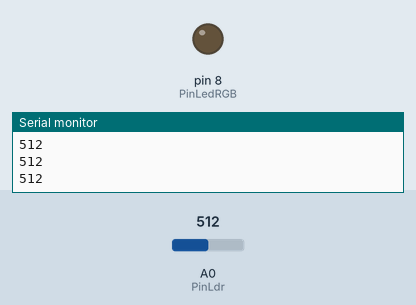
Bench run of a sketch on a simulated Arduino Uno, built with avr-gcc and run on an emulated ATmega328P. Parts: output pins drawn as LEDs (lit = HIGH), the last lines printed to the serial monitor. The inputs (shaded band) are chosen by the test bench; at power-on: A0 (PinLdr) = 512.

Above: at 1.2 s.
1.3 s: A0 (PinLdr) set to 891
2.8 s: A0 (PinLdr) set to 910
At 3.1 s:
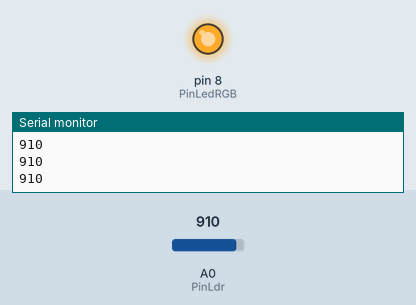
4.3 s: A0 (PinLdr) set to 890
At 5.4 s:
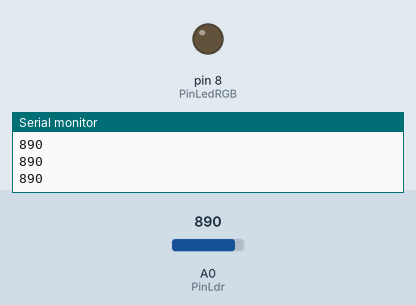
5.8 s: A0 (PinLdr) set to 900
At 6.6 s:
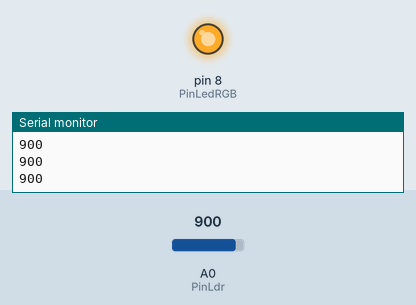
Timing chart, 0 to 8.3 s (numbered marks = the images above; inputs shaded):
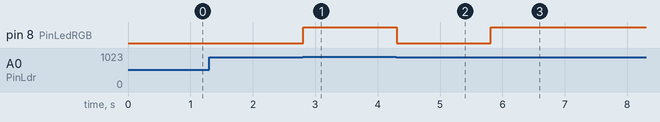

Measured:
- the behaviour switches between 899 and 900 on A0 (PinLdr) (found by bisection; images 0 and 1)
- after the input at 2.8 s, pin 8 (PinLedRGB): LOW → HIGH at once
- after the input at 4.3 s, pin 8 (PinLedRGB): HIGH → LOW at once
- after the input at 5.8 s, pin 8 (PinLedRGB): LOW → HIGH at once

The sketch:

using_ldr_with_leds.ino
```cpp
const int PinLedRGB = 8;
const int PinLdr = A0;
void setup() {
  Serial.begin(9600);
  pinMode(PinLedRGB,OUTPUT);
  pinMode(PinLdr, INPUT);
}

void loop() {
  int valueOfLdr = analogRead(PinLdr);

  Serial.println(valueOfLdr);
  valueOfLdr >= 900 ? digitalWrite(PinLedRGB, HIGH) : digitalWrite(PinLedRGB, LOW);


}
```
